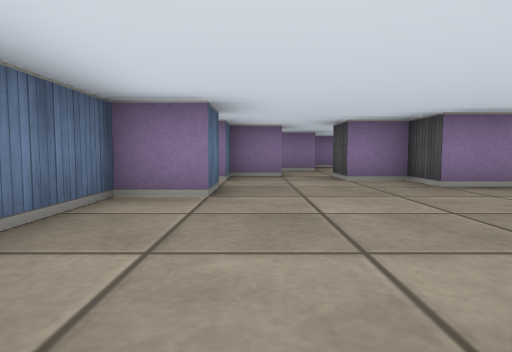
view 1 (above)

21 first-person views from a walk through a cub3D ray-caster map. The camera is about half as high as the walls, tilts 4° down and sees 75° across. The floor is counted in squares. Each view is taken from the middle of a square. On the plan, view 1 faces up. The plan holds only what a view shows up to about 9 squares ahead; the rest is blank.

view 2
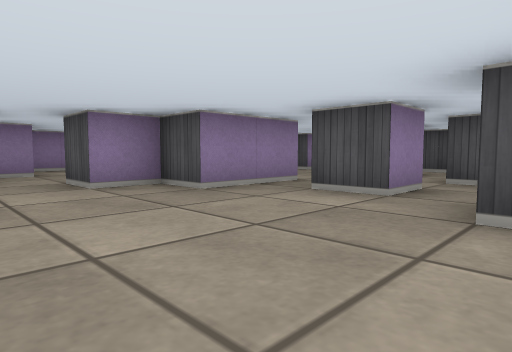

view 3
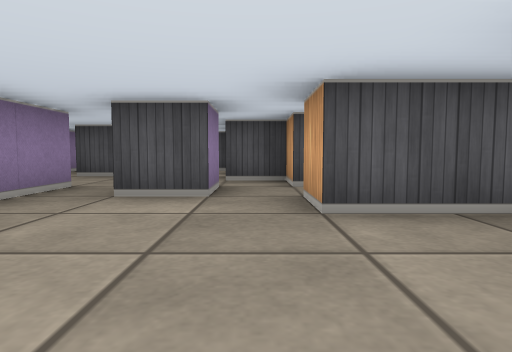

view 4
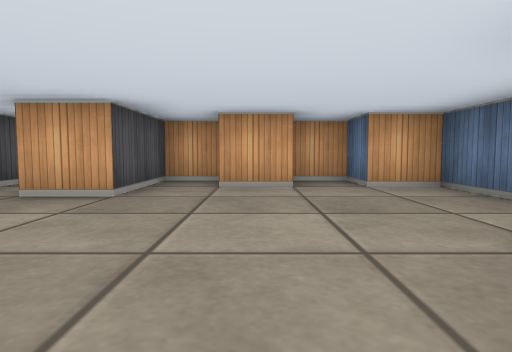

view 5
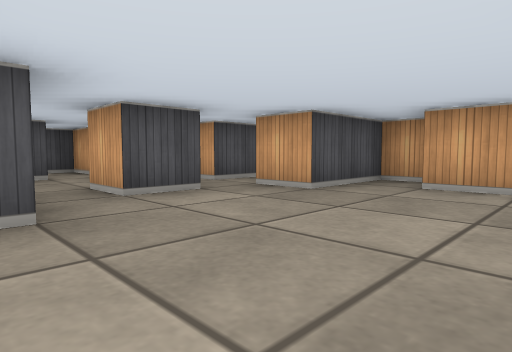

view 6
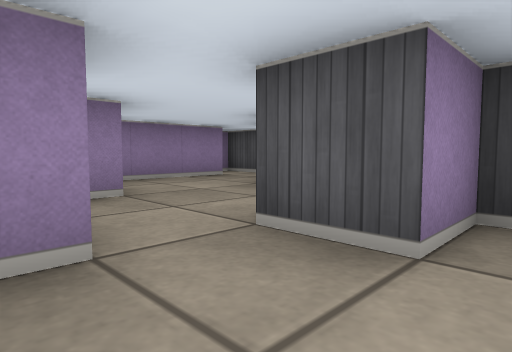

view 7
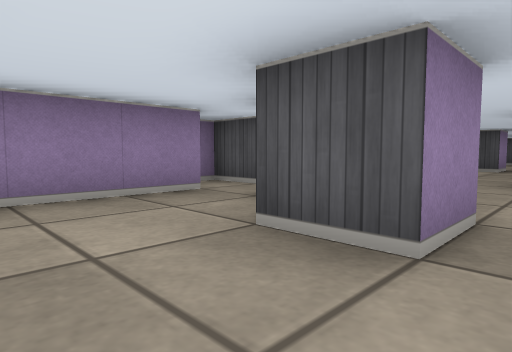

view 8
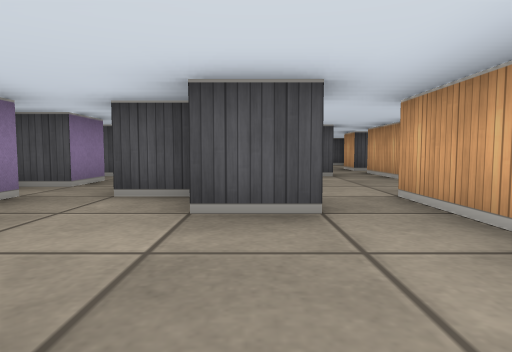

view 9
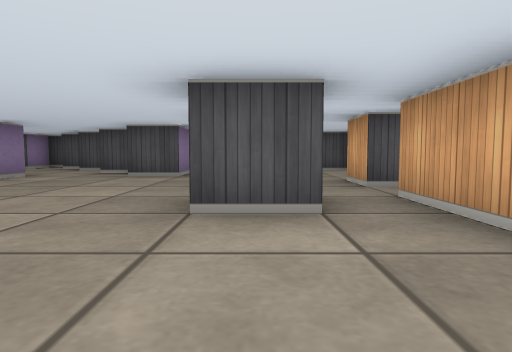

view 10
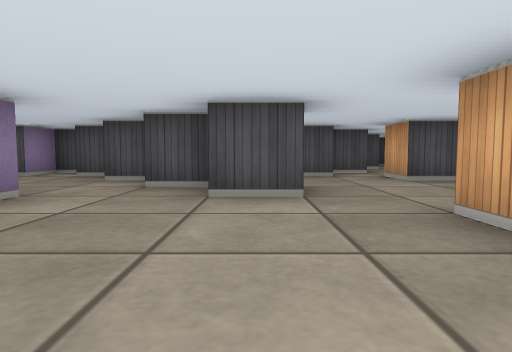

view 11
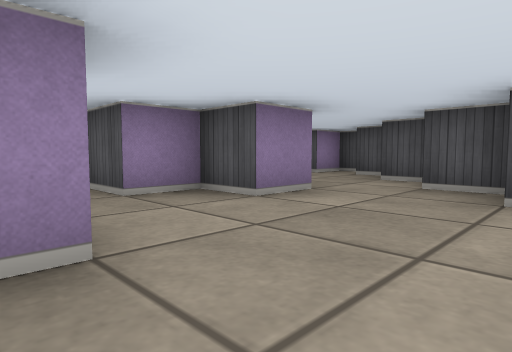

view 12
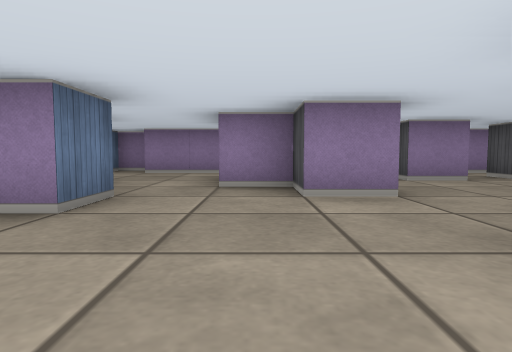

view 13
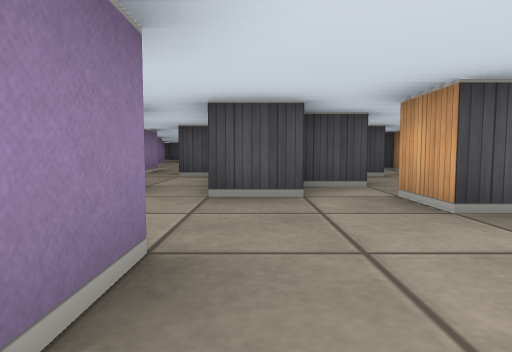

view 14
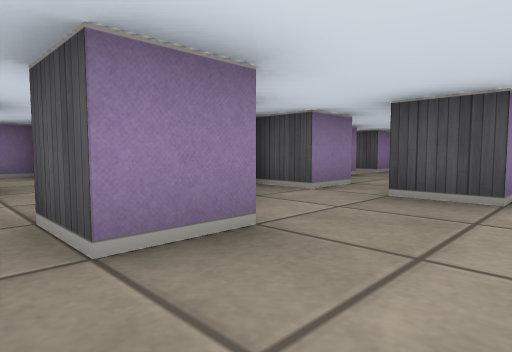

view 15
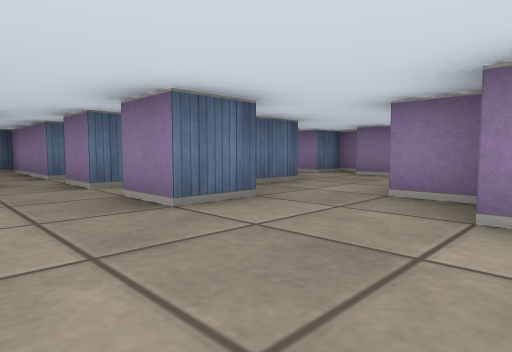

view 16
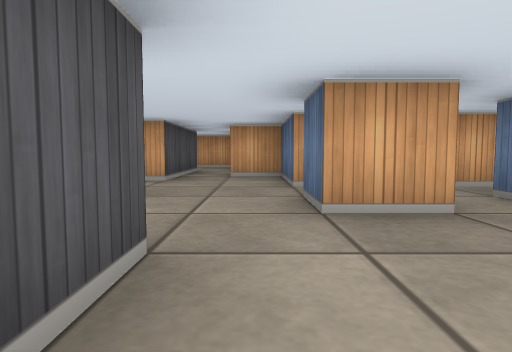

view 17
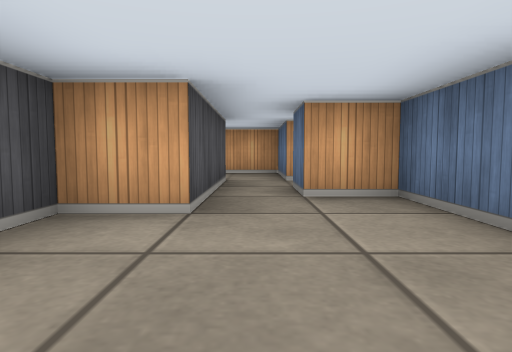

view 18
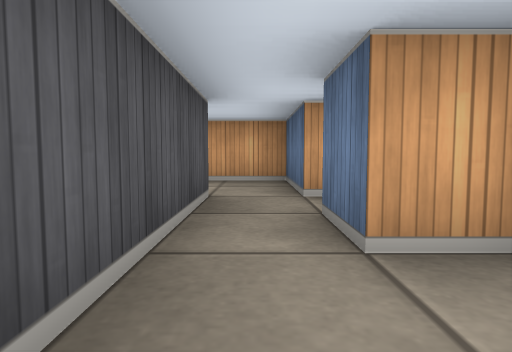

view 19
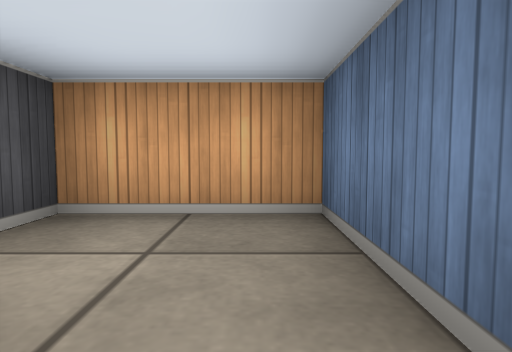

view 20
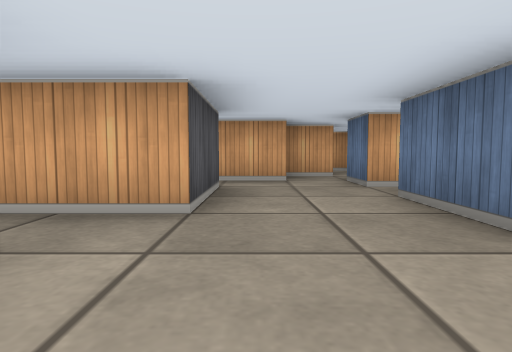

view 21
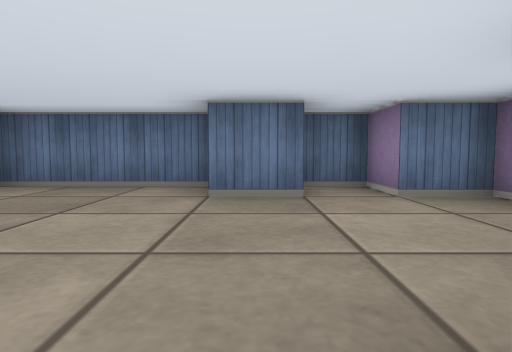

### Floor plan
Key: @ floor where view 1 was taken; # wall or solid block; . floor.
Columns run from 2 left of view 1 to 20 right of it. Each row starts with its distance up from view 1.
 17         ###
 16         #.##     #
 15         ....  ## .
 14          ...# .#.##
 13          #..##....#
 12       #####..#...##
 11    ####.#.#....#####.#
 10    #..........##.#....
  9    #..##......#.... #
  8    ...#..........##
  7  ##.......#.#.....#
  6 ##..###.........#...#
  5 #....##..####.. #  ...#
  4 ##.......#.##..#     ##
  3 #.....#....###.#
  2 #.......#### ..#
  1 #....#.##    #..
  0 ##@#.#.#     #..#
 -1  #######     ####

Positions as (right, up) in squares from view 1, and headings:
1: (0, 0), facing up
2: (0, 1), facing up-right
3: (0, 2), facing right
4: (1, 5), facing down
5: (0, 5), facing down-right
6: (0, 5), facing up-right
7: (2, 7), facing up-right
8: (1, 8), facing right
9: (5, 7), facing right
10: (8, 9), facing right
11: (8, 9), facing up-right
12: (10, 8), facing up
13: (11, 8), facing right
14: (11, 7), facing up-right
15: (11, 9), facing up-left
16: (11, 10), facing down
17: (12, 7), facing down
18: (12, 5), facing down
19: (12, 2), facing down
20: (6, 8), facing down
21: (3, 4), facing left
